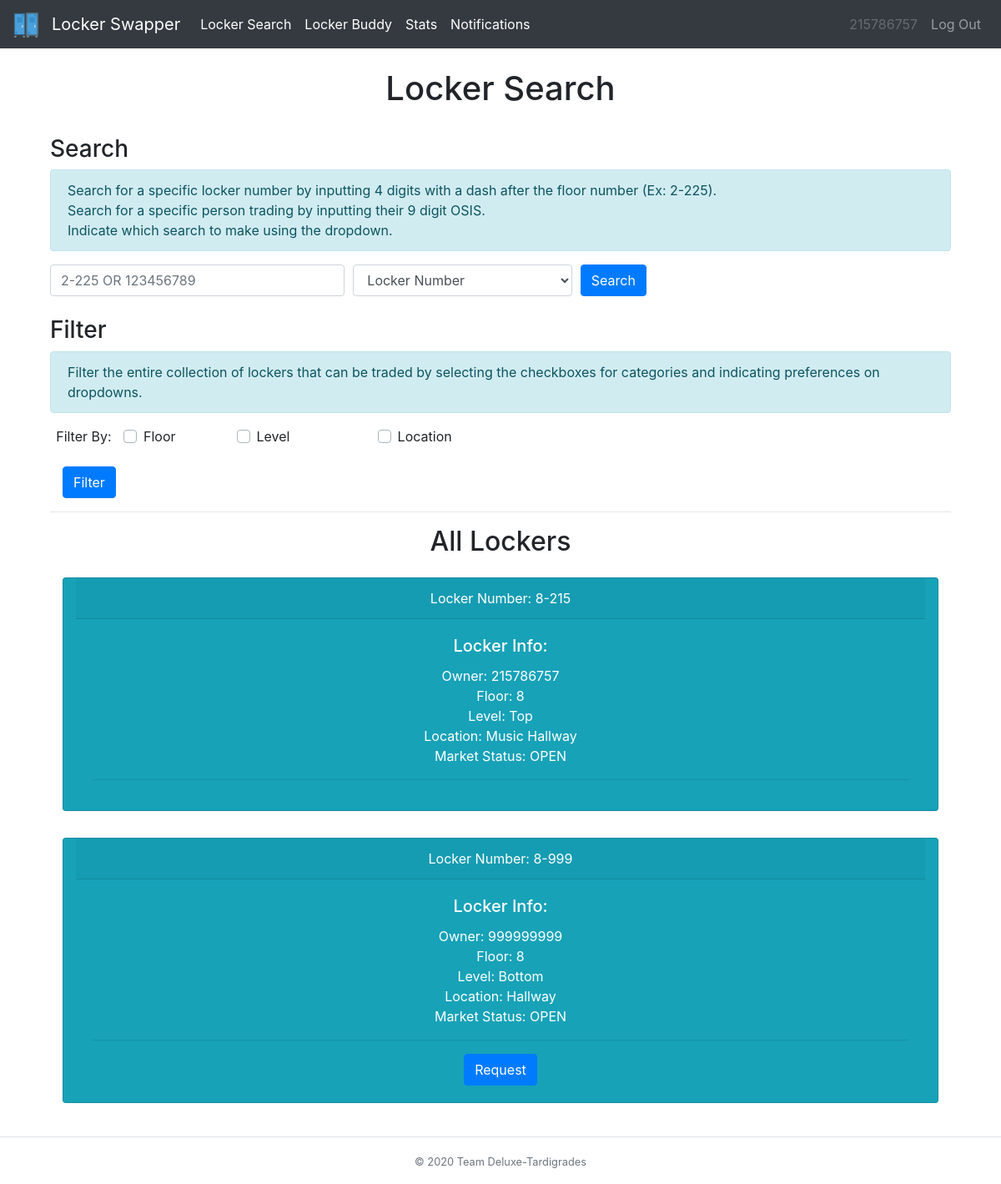
The page /locker (signed in) on the database its author committed.
### tables this page shows
CREATE TABLE transaction_tbl (locker INT, recipient INT, sender INT, status INT, request TEXT, floor INT);

CREATE TABLE locker_tbl (locker INT, owner TEXT, combo TEXT, floor INT, level INT, location TEXT, status TEXT);

### __init__.py (the view)
@app.route("/locker")
@login_required
def locker():
    user = session['osis']
    all = db_manager.tradeableLockers()
    to = db_manager.getTransactionTo(session["osis"])
    sender = db_manager.getTransactionFrom(session["osis"])
    return render_template("locker.html",user=user,all=all,results=[],to=to,sender=sender,heading="Locker Search")

### __init__.py (called while the page is built)
def login_required(f):
    @wraps(f)
    def dec(*args, **kwargs):
        if 'osis' in session:
            return f(*args, **kwargs)
        flash('You must be logged in to view this page!', 'danger')
        return redirect('/')
    return dec

### db_builder.py (called while the page is built)
def exec(cmd):
    db = sqlite3.connect(DB_FILE)
    c = db.cursor()
    output = c.execute(cmd)
    db.commit()
    return output

def execmany(cmd, inputs):
    db = sqlite3.connect(DB_FILE)
    c = db.cursor()
    output = c.execute(cmd, inputs)
    db.commit()
    return output

### db_manager.py (called while the page is built)
def getTransactionFrom(osis):
    q="SELECT recipient FROM transaction_tbl WHERE sender=? AND status = ?"
    inputs = (osis,1)
    data = execmany(q,inputs).fetchall()
    info=[]
    if data is None:
        return info
    for value in data:
        info.append(value[0])
    filtered = [x for x in info if x != '']
    return filtered

def getTransactionTo(osis):
    q="SELECT sender FROM transaction_tbl WHERE recipient=? AND status=?"
    inputs = (osis,1)
    data = execmany(q,inputs).fetchall()
    info=[]
    if data is None:
        return info
    for value in data:
        info.append(value[0])
    return info

def tradeableLockers():
    q = "SELECT * FROM transaction_tbl WHERE status=1 AND request='L' AND recipient=''"
    data = exec(q).fetchall()
    dataDict = {}
    for i in data:
        q = "SELECT * from locker_tbl WHERE locker=? AND status='TRADING'"
        inputs = (i[0],)
        data = execmany(q, inputs).fetchone()
        info=[]
        for value in data:
            info.append(value)
        dataDict[i] = info
    return dataDict

### templates/locker.html (shortened to what this page needs)
{% extends "base.html" %}
{% block body %}
<div class="container">
  <h3>Search</h3>
  <div class="alert alert-info" role="alert">
     Search for a specific locker number by inputting 4 digits with a dash after the floor number (Ex: 2-225).<br>
      Search for a specific person trading by inputting their 9 digit OSIS.<br>
      Indicate which search to make using the dropdown.
  </div>
  <div>
    <form action="/lSearch" method="post">
      <div class="form-row">
        <div class="form group col-md-4">
          <input id="query" class="form-control mr-sm-2" type="text" name="query" placeholder="2-225 OR 123456789"><br>
        </div>
        <div class="form group col-md-3">
          <select id="searchBy" class="form-control" name="searchBy">
            <option>Locker Number</option>
          </select>
        </div>
        <div class="form-group col-md-1">
          <button class="btn btn-primary" type="submit">Search</button>
        </div>
      </div>
    </form>
  </div>
  <h3>Filter</h3>
  <div class="alert alert-info" role="alert">
    Filter the entire collection of lockers that can be traded by selecting the checkboxes for categories and indicating preferences on dropdowns.
  </div>
  <div>
    <form action="/lFilter" method="post">
      <div class="form-row text-center">
        <div class="form-group col-md-1">
          <label for="filter">Filter By:  </label>
        </div>
        <div class="form-group col-md-1 custom-control custom-checkbox">
          <label class="custom-control-label" for="floor">Floor</label>
        </div>
        <div class="form-group col-md-2 custom-control custom-checkbox">
          <label class="custom-control-label" for="level">Level</label>
        </div>
        <div class="form-group col-md-2 custom-control custom-checkbox">
          <label class="custom-control-label" for="type">Location</label>
        </div>
      </div>
      <div class="form-group col-md-1">
        <button class="btn btn-primary" type="submit">Filter</button>
      </div>
    </form>
  </div>
  <hr>
  <div class="container">
    {% if results == [] and all != [] %}
    <div class="text-center">
      <h2>All Lockers</h2>
    </div>
    <div class="col-sm-12 col-md-12 col-lg-12 mx-auto">
      {% for key in all %}
      <div class="row">
        <div class="card text-white text-center bg-info my-3 col-md-12">
          <div class="card-header">Locker Number: {{key[5]}}-{{key[0]}}</div>
          <div class="card-body">
            <h5 class="card-title">Locker Info:</h5>
            <p class="card-text">Owner: {{key[2]}} <br> Floor: {{key[5]}} <br>
                               Level: {{all[key][4]}} <br> Location: {{all[key][5]}} <br>
                               Market Status: OPEN </p>
            <hr class="my-3">
            {% if key[2] not in sender and key[2] not in to and all[key][1] != user %}
            <form action="/lRequest" method="post">
            <div>
              <button class="btn btn-primary" type="submit" name="lrequest" value ="{{key[2]}}">Request</button>
            </div>
            </form>
            {% endif %}
          </div>
        </div>
      </div>
      {% endfor %}
    {% endif %}
    </div>
    </div>
  </div>
{% endblock %}

### rows shown on the page
transaction_tbl: floor "8", locker "215", sender "215786757"
locker_tbl: level "Top", location "Music Hallway"
transaction_tbl: floor "8", locker "999", sender "999999999"
locker_tbl: level "Bottom", location "Hallway"

### other values the page prints
{{ user }} "215786757"
{{ heading }} "Locker Search"
